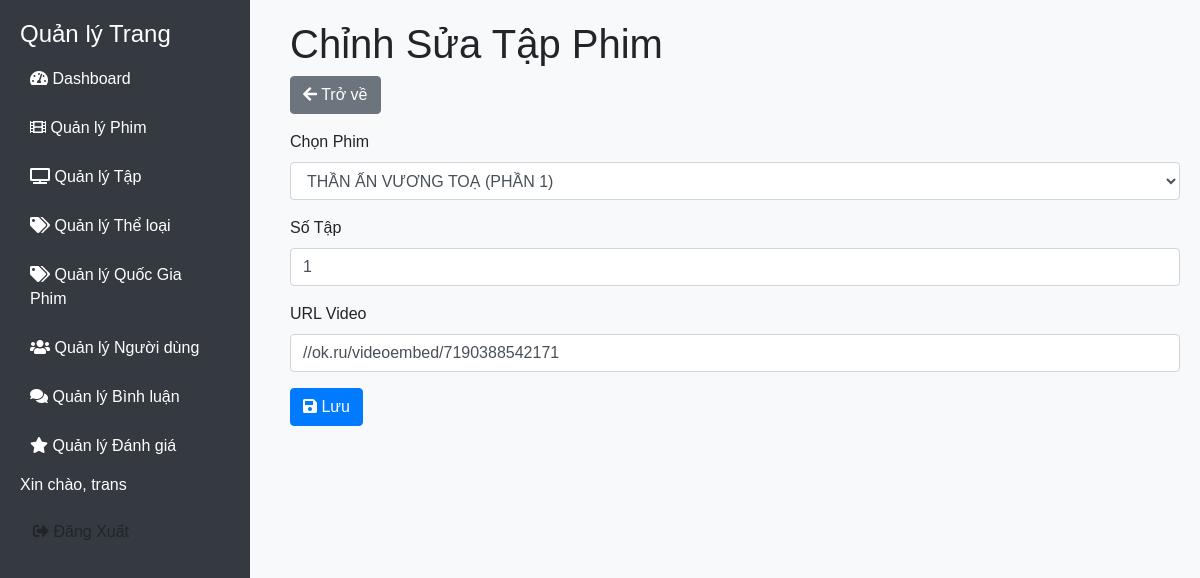
Page /admin/manage_episodes/edit.php?id=12 (signed in) on the earlier database version.
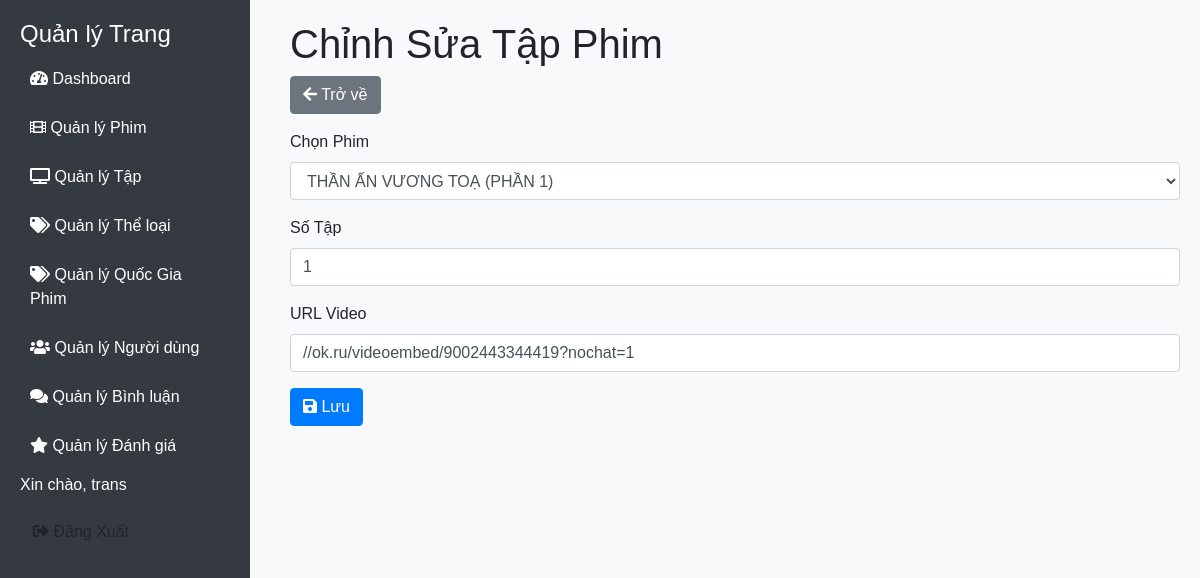
Same page on the later database version.
### tables this page shows
CREATE TABLE `episodes` (
  `id` int(11) NOT NULL,
  `movie_id` int(11) DEFAULT NULL,
  `episode_number` int(11) NOT NULL,
  `video_url` varchar(255) DEFAULT NULL,
  `views` int(255) NOT NULL
);

### admin/manage_episodes/edit.php (the view, shortened to what this page needs)
<?php
include('../dbconnect.php');
$episode_id = intval($_GET['id']);
$sql_episode = "SELECT * FROM episodes WHERE id = $episode_id";
$result_episode = $conn->query($sql_episode);
$episode = $result_episode->fetch_assoc();
?>
<!DOCTYPE html>
<html lang="vi">
<head>
    <link rel="stylesheet" href="https://stackpath.bootstrapcdn.com/bootstrap/4.5.2/css/bootstrap.min.css">
    <link rel="stylesheet" href="https://cdnjs.cloudflare.com/ajax/libs/font-awesome/5.15.4/css/all.min.css">
    <link rel="stylesheet" href="../view/style.css">
</head>
<body>
    <?php include_once('../sidebar.php'); ?>
    <div class="content">
        <h1>Chỉnh Sửa Tập Phim</h1>
        <a href="index.php" class="btn btn-secondary mb-3"><i class="fas fa-arrow-left"></i> Trở về</a>
        <form action="edit.php?id=<?php echo $episode_id; ?>" method="post">
            <div class="form-group">
                <label for="movie_id">Chọn Phim</label>
                <select class="form-control" id="movie_id" name="movie_id" required>
                    <?php
                    $sql_movies = "SELECT id, title FROM movies WHERE type = 'series'";
                    $result_movies = $conn->query($sql_movies);
                    if ($result_movies->num_rows > 0) {
                        while ($row = $result_movies->fetch_assoc()) {
                            $selected = $row['id'] == $episode['movie_id'] ? 'selected' : '';
                            echo "<option value='{$row['id']}' $selected>{$row['title']}</option>";
                        }
                    } else {
                        echo "<option value=''>Không có phim bộ</option>";
                    }
                    ?>
                </select>
            </div>
            <div class="form-group">
                <label for="episode_number">Số Tập</label>
                <input type="number" class="form-control" id="episode_number" name="episode_number" value="<?php echo $episode['episode_number']; ?>" required>
            </div>
            <div class="form-group">
                <label for="video_url">URL Video</label>
                <input type="text" class="form-control" id="video_url" name="video_url" value="<?php echo htmlspecialchars($episode['video_url']); ?>">
            </div>
            <button type="submit" class="btn btn-primary"><i class="fas fa-save"></i> Lưu</button>
        </form>
    </div>
</body>
</html>

Differences in the rows shown:
changed episodes: video_url "//ok.ru/videoembed/7190388542171" → "//ok.ru/videoembed/9002443344419?nochat=1"
